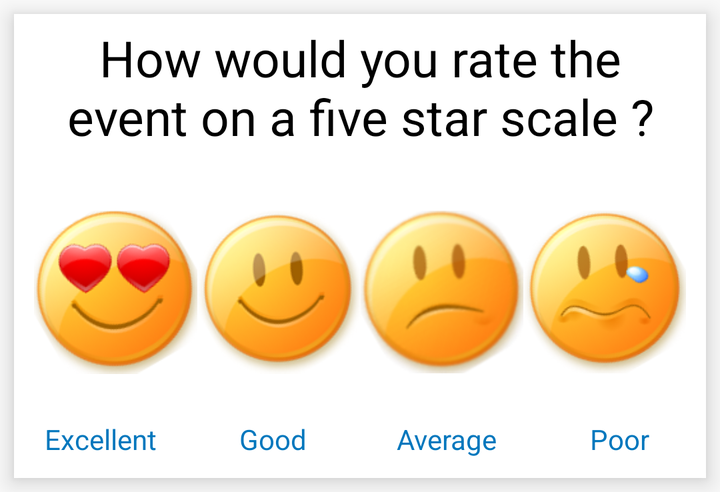
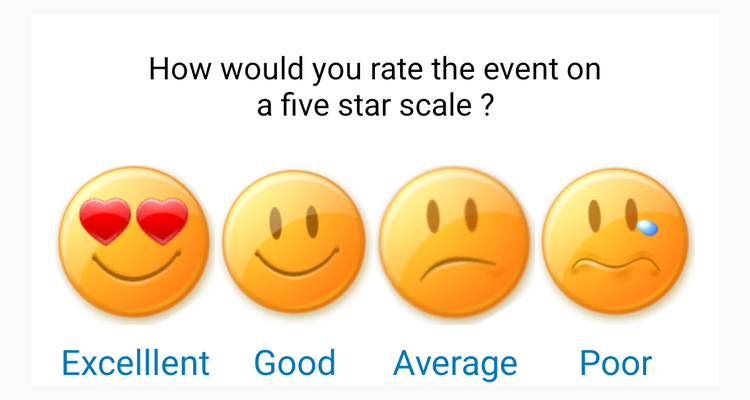

Compare how this app lays out the same screen by default and in its alternative resource folder. The renders come first, then the two layout files and the values they reference.
<!-- AndroidManifest.xml: application theme AppTheme -->
<!-- res/layout/smiley_layout.xml -->
<?xml version="1.0" encoding="utf-8"?>
<ScrollView xmlns:android="http://schemas.android.com/apk/res/android"
    android:id="@+id/content"
    android:layout_width="match_parent"
    android:layout_height="wrap_content"
    android:weightSum="1"
    >

    <LinearLayout
        android:layout_width="match_parent"
        android:layout_height="wrap_content"
        android:layout_margin="7dp"
        android:elevation="7dp"
        android:background="@drawable/layout_corner"
        android:orientation="vertical">


        <TextView
            android:layout_width="wrap_content"
            android:layout_height="wrap_content"
            android:paddingLeft="10dp"
            android:paddingBottom="5dp"
            android:paddingRight="10dp"
            android:paddingTop="5dp"
            android:maxWidth="400dp"
            android:id="@+id/test"
            android:layout_gravity="center_horizontal"
            android:text="How would you rate the event on a five star scale ?"
            android:gravity="center_horizontal"
            android:textSize="25sp"
            android:minHeight="75dp"
            android:textColor="@color/questionColor"/>

        <LinearLayout
            android:layout_width="wrap_content"
            android:layout_height="wrap_content"
            android:orientation="horizontal"
            android:layout_marginLeft="10dp"
            android:minWidth="250dp"
            android:layout_gravity="center_horizontal"
            android:layout_marginRight="10dp"
            android:weightSum="1">

            <ImageButton
                android:layout_width="0dp"
                android:layout_height="wrap_content"
                android:layout_weight="0.25"
                android:scaleType="fitCenter"
                android:src="@drawable/excellent"
                android:id="@+id/bExcellent"
                style="?attr/buttonBarButtonStyle"
                android:background="#00000000"
                android:textAllCaps="false"/>

            <ImageButton
                android:layout_width="0dp"
                android:layout_height="wrap_content"
                android:layout_weight="0.25"
                android:scaleType="fitCenter"
                android:src="@drawable/good"
                android:id="@+id/bGood"
                style="?attr/buttonBarButtonStyle"
                android:background="#00000000"
                android:textAllCaps="false"/>
            <ImageButton
                android:layout_width="0dp"
                android:layout_height="wrap_content"
                android:layout_weight="0.25"
                android:scaleType="fitCenter"
                android:src="@drawable/average"
                android:id="@+id/bAverage"
                style="?attr/buttonBarButtonStyle"
                android:background="#00000000"
                android:textAllCaps="false"/>

            <ImageButton
                android:layout_width="0dp"
                android:layout_height="wrap_content"
                android:layout_weight="0.25"
                android:scaleType="fitCenter"
                android:src="@drawable/poor"
                android:id="@+id/bPoor"
                style="?attr/buttonBarButtonStyle"
                android:background="#00000000"
                android:textAllCaps="false"/>


        </LinearLayout>

        <LinearLayout
            android:layout_width="match_parent"
            android:layout_height="wrap_content"
            android:layout_marginBottom="10dp"
            android:weightSum="1">
            <TextView
                android:layout_width="0dp"
                android:layout_weight="0.25"
                android:layout_height="wrap_content"
                android:textColor="@color/colorAccent"
                android:id="@+id/tvExcellent"
                android:gravity="center_horizontal"
                android:text="Excellent"/>

            <TextView
                android:layout_width="0dp"
                android:layout_weight="0.25"
                android:layout_height="wrap_content"
                android:textColor="@color/colorAccent"
                android:id="@+id/tvGood"
                android:gravity="center_horizontal"
                android:text="Good"/>

            <TextView
                android:layout_width="0dp"
                android:layout_weight="0.25"
                android:layout_height="wrap_content"
                android:textColor="@color/colorAccent"
                android:id="@+id/tvAverage"
                android:gravity="center_horizontal"
                android:text="Average"/>

            <TextView
                android:layout_width="0dp"
                android:layout_weight="0.25"
                android:layout_height="wrap_content"
                android:textColor="@color/colorAccent"
                android:gravity="center_horizontal"
                android:id="@+id/tvPoor"
                android:text="Poor"/>

        </LinearLayout>

    </LinearLayout>


</ScrollView>
<!-- resources referenced by this layout -->
<resources>
  <color name="colorAccent">#0277BD</color>
  <color name="questionColor">#000000</color>
  <!-- drawable average: png bitmap (drawable, 65878 bytes) -->
  <!-- drawable excellent: png bitmap (drawable, 65878 bytes) -->
  <!-- drawable good: png bitmap (drawable, 65878 bytes) -->
  <!-- drawable layout_corner (drawable) -->
  <shape
      xmlns:android="http://schemas.android.com/apk/res/android"
      android:shape="rectangle"   >
  
      <solid
          android:color="#ffffff" >
      </solid>
  
  
  
  
  </shape>
  <!-- drawable poor: png bitmap (drawable, 65878 bytes) -->
  <style name="AppTheme" parent="Theme.AppCompat.Light.DarkActionBar">
          
          <item name="colorPrimary">@color/colorPrimary</item>
          <item name="colorPrimaryDark">@color/colorPrimaryDark</item>
          <item name="colorAccent">@color/colorAccent</item>
      </style>
  <color name="colorPrimary">#607D8B</color>
  <color name="colorPrimaryDark">#263238</color>
</resources>
<!-- res/layout-sw600dp/smiley_layout.xml (the repository's variant of the layout above) -->
<!-- drawn on a 7-inch tablet held upright -->
<?xml version="1.0" encoding="utf-8"?>
<ScrollView xmlns:android="http://schemas.android.com/apk/res/android"
    android:id="@+id/content"
    android:layout_width="match_parent"
    android:layout_height="wrap_content"

    android:weightSum="1"
    >

    <LinearLayout
        android:layout_width="550dp"
        android:layout_gravity="center_horizontal"
        android:layout_height="wrap_content"
        android:layout_margin="12dp"
        android:background="@drawable/layout_corner"
        android:orientation="vertical">


        <TextView
            android:layout_width="wrap_content"
            android:layout_height="wrap_content"
            android:paddingLeft="10dp"
            android:paddingBottom="5dp"
            android:paddingRight="10dp"
            android:paddingTop="5dp"
            android:maxWidth="400dp"
            android:id="@+id/test"
            android:layout_marginTop="20dp"
            android:layout_gravity="center_horizontal"
            android:text="How would you rate the event on a five star scale ?"
            android:gravity="center_horizontal"
            android:textSize="25sp"
            android:minHeight="100dp"
            android:textColor="@color/questionColor"/>

        <LinearLayout
            android:layout_width="wrap_content"
            android:layout_height="wrap_content"
            android:orientation="horizontal"
            android:layout_marginLeft="10dp"
            android:minWidth="250dp"
            android:layout_gravity="center_horizontal"
            android:layout_marginRight="10dp"
            android:weightSum="1">

            <LinearLayout
                android:layout_width="0dp"
                android:layout_height="wrap_content"
                android:layout_weight="0.25"
                android:orientation="vertical">

            <ImageButton
                android:layout_width="wrap_content"
                android:layout_height="wrap_content"

                android:scaleType="fitCenter"
                android:src="@drawable/excellent"
                android:id="@+id/bExcellent"
                style="?attr/buttonBarButtonStyle"
                android:background="#00000000"
                android:textAllCaps="false"/>

                <TextView
                    android:layout_width="wrap_content"
                    android:layout_gravity="center_horizontal"
                    android:layout_height="wrap_content"
                    android:textColor="@color/colorAccent"
                    android:id="@+id/tvExcellent"
                    android:textSize="28sp"
                    android:layout_marginTop="10dp"
                    android:gravity="center_horizontal"
                    android:text="Excelllent"/>

            </LinearLayout>

            <LinearLayout
                android:layout_width="0dp"
                android:layout_height="wrap_content"
                android:layout_weight="0.25"
                android:orientation="vertical">

            <ImageButton
                android:layout_width="wrap_content"
                android:layout_height="wrap_content"
                android:scaleType="fitCenter"
                android:src="@drawable/good"
                android:id="@+id/bGood"
                style="?attr/buttonBarButtonStyle"
                android:background="#00000000"
                android:textAllCaps="false"/>

                <TextView
                    android:layout_width="wrap_content"
                    android:layout_height="wrap_content"
                    android:textColor="@color/colorAccent"
                    android:id="@+id/tvGood"
                    android:textSize="28sp"
                    android:layout_marginTop="10dp"
                    android:layout_gravity="center_horizontal"
                    android:gravity="center_horizontal"
                    android:text="Good"/>
            </LinearLayout>

            <LinearLayout
                android:layout_width="0dp"
                android:layout_height="wrap_content"
                android:layout_weight="0.25"
                android:orientation="vertical">
                <ImageButton
                android:layout_width="wrap_content"
                android:layout_height="wrap_content"
                android:layout_weight="0.25"
                android:scaleType="fitCenter"
                android:src="@drawable/average"
                android:id="@+id/bAverage"
                style="?attr/buttonBarButtonStyle"
                android:background="#00000000"
                android:textAllCaps="false"/>

                <TextView
                    android:layout_width="wrap_content"
                    android:layout_weight="0.25"
                    android:layout_height="wrap_content"
                    android:textColor="@color/colorAccent"
                    android:id="@+id/tvAverage"
                    android:textSize="28sp"
                    android:layout_marginTop="10dp"
                    android:layout_gravity="center_horizontal"
                    android:gravity="center_horizontal"
                    android:text="Average"/>
                </LinearLayout>

            <LinearLayout
                android:layout_width="0dp"
                android:layout_height="wrap_content"
                android:layout_weight="0.25"
                android:orientation="vertical">

            <ImageButton
                android:layout_width="wrap_content"
                android:layout_height="wrap_content"
                android:scaleType="fitCenter"
                android:src="@drawable/poor"
                android:id="@+id/bPoor"
                style="?attr/buttonBarButtonStyle"
                android:background="#00000000"
                android:textAllCaps="false"/>

                <TextView
                    android:layout_width="wrap_content"
                    android:layout_height="wrap_content"
                    android:textColor="@color/colorAccent"
                    android:gravity="center_horizontal"
                    android:id="@+id/tvPoor"
                    android:textSize="28sp"
                    android:layout_marginTop="10dp"
                    android:layout_gravity="center_horizontal"
                    android:text="Poor"/>

            </LinearLayout>


        </LinearLayout>

    </LinearLayout>


</ScrollView>
